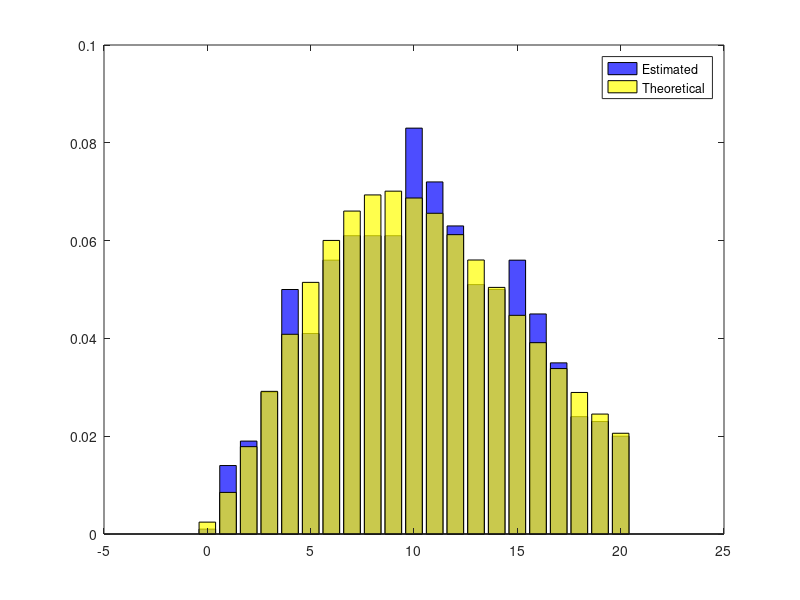

Write MATLAB code to recreate this figure.

clc
clear all



%  X~Nbin(n,p)  <=>     X ~ (0     1     2     3   ...   k      ...  )
%                           (P(0) P(1)  P(2)  P(3) ...  P(k)    ...  )


% A random variable X has a Nbinomial distribution with parameters n and p
% if it is a sum of n independent random variables that have 
% Geometrical distribution with parameter p 


p=0.3; n=5;
V=zeros(n,1);
for j=1:n
  while unifrnd(0,1)>p
    V(j)++;
  end
end
X=sum(V)

%  Verification
N=1000; k=20; 
M=zeros(n,N);
for i=1:N
  for j=1:n
    while unifrnd(0,1)>p
     M(j,i)++;
    end
  endfor
end
NB=sum(M);

Frq_abs=hist(NB,0:k+1);
Frq_rel=Frq_abs(1:k+1)/N;
%{
disp('Estimated Pascal distribution:')
disp([0: k; Frq_rel])
disp('Theoretical Pascal distribution:')
disp([0:k; geopdf(0:k,p)])
%}
bar(0:k,Frq_rel,'b')
hold on
bar(0:k,nbinpdf(0:k,n,p),'y')
legend('Estimated','Theoretical')
set(findobj('type','patch'),'facealpha',0.7);